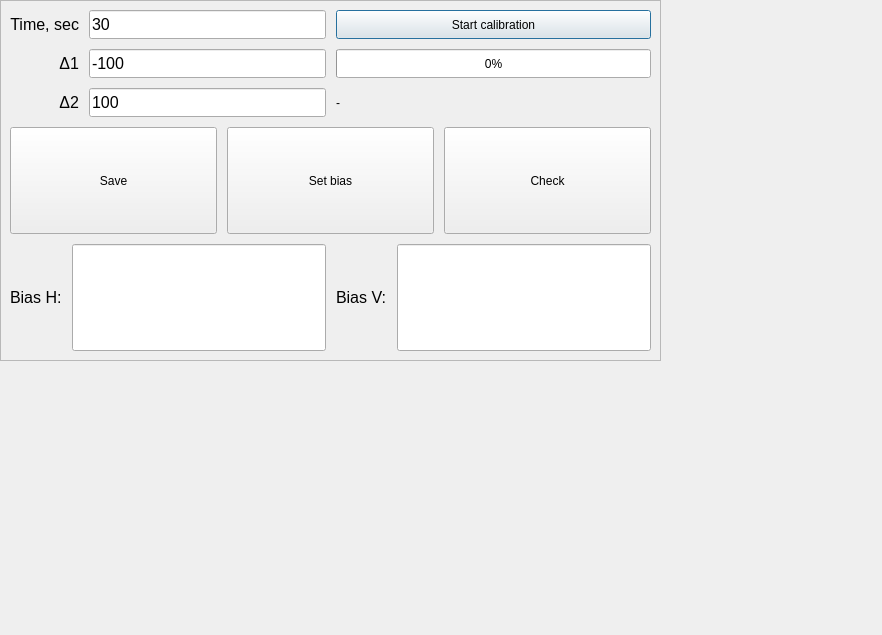
<?xml version="1.0" encoding="UTF-8"?>
<ui version="4.0">
 <class>BiasCalibration</class>
 <widget class="QDialog" name="BiasCalibration">
  <property name="geometry">
   <rect>
    <x>0</x>
    <y>0</y>
    <width>882</width>
    <height>635</height>
   </rect>
  </property>
  <property name="windowTitle">
   <string>Dialog</string>
  </property>
  <widget class="QFrame" name="frame">
   <property name="geometry">
    <rect>
     <x>0</x>
     <y>0</y>
     <width>661</width>
     <height>361</height>
    </rect>
   </property>
   <property name="sizePolicy">
    <sizepolicy hsizetype="Expanding" vsizetype="Preferred">
     <horstretch>0</horstretch>
     <verstretch>0</verstretch>
    </sizepolicy>
   </property>
   <property name="maximumSize">
    <size>
     <width>16777215</width>
     <height>361</height>
    </size>
   </property>
   <property name="frameShape">
    <enum>QFrame::Shape::StyledPanel</enum>
   </property>
   <property name="frameShadow">
    <enum>QFrame::Shadow::Raised</enum>
   </property>
   <layout class="QVBoxLayout" name="verticalLayout_3">
    <item>
     <layout class="QVBoxLayout" name="verticalLayout" stretch="0,0,0">
      <property name="spacing">
       <number>10</number>
      </property>
      <property name="sizeConstraint">
       <enum>QLayout::SizeConstraint::SetMinAndMaxSize</enum>
      </property>
      <item>
       <layout class="QHBoxLayout" name="horizontalLayout_4">
        <item>
         <layout class="QGridLayout" name="gridLayout">
          <item row="1" column="0">
           <widget class="QLabel" name="label">
            <property name="sizePolicy">
             <sizepolicy hsizetype="Preferred" vsizetype="Preferred">
              <horstretch>0</horstretch>
              <verstretch>0</verstretch>
             </sizepolicy>
            </property>
            <property name="font">
             <font>
              <pointsize>12</pointsize>
             </font>
            </property>
            <property name="layoutDirection">
             <enum>Qt::LayoutDirection::LeftToRight</enum>
            </property>
            <property name="text">
             <string>Δ1</string>
            </property>
            <property name="alignment">
             <set>Qt::AlignmentFlag::AlignRight|Qt::AlignmentFlag::AlignTrailing|Qt::AlignmentFlag::AlignVCenter</set>
            </property>
            <property name="buddy">
             <cstring>lineEdit_3</cstring>
            </property>
           </widget>
          </item>
          <item row="0" column="0">
           <widget class="QLabel" name="label_2">
            <property name="sizePolicy">
             <sizepolicy hsizetype="Preferred" vsizetype="Preferred">
              <horstretch>0</horstretch>
              <verstretch>0</verstretch>
             </sizepolicy>
            </property>
            <property name="font">
             <font>
              <pointsize>12</pointsize>
             </font>
            </property>
            <property name="text">
             <string>Time, sec</string>
            </property>
            <property name="alignment">
             <set>Qt::AlignmentFlag::AlignRight|Qt::AlignmentFlag::AlignTrailing|Qt::AlignmentFlag::AlignVCenter</set>
            </property>
            <property name="buddy">
             <cstring>lineEdit_2</cstring>
            </property>
           </widget>
          </item>
          <item row="2" column="0">
           <widget class="QLabel" name="label_3">
            <property name="sizePolicy">
             <sizepolicy hsizetype="Preferred" vsizetype="Preferred">
              <horstretch>0</horstretch>
              <verstretch>0</verstretch>
             </sizepolicy>
            </property>
            <property name="font">
             <font>
              <pointsize>12</pointsize>
             </font>
            </property>
            <property name="text">
             <string>Δ2</string>
            </property>
            <property name="alignment">
             <set>Qt::AlignmentFlag::AlignRight|Qt::AlignmentFlag::AlignTrailing|Qt::AlignmentFlag::AlignVCenter</set>
            </property>
            <property name="buddy">
             <cstring>lineEdit</cstring>
            </property>
           </widget>
          </item>
          <item row="0" column="1">
           <widget class="QLineEdit" name="lineEdit_2">
            <property name="sizePolicy">
             <sizepolicy hsizetype="Expanding" vsizetype="Preferred">
              <horstretch>0</horstretch>
              <verstretch>0</verstretch>
             </sizepolicy>
            </property>
            <property name="font">
             <font>
              <pointsize>12</pointsize>
             </font>
            </property>
            <property name="text">
             <string>30</string>
            </property>
           </widget>
          </item>
          <item row="1" column="1">
           <widget class="QLineEdit" name="lineEdit_3">
            <property name="sizePolicy">
             <sizepolicy hsizetype="Expanding" vsizetype="Preferred">
              <horstretch>0</horstretch>
              <verstretch>0</verstretch>
             </sizepolicy>
            </property>
            <property name="font">
             <font>
              <pointsize>12</pointsize>
             </font>
            </property>
            <property name="text">
             <string>-100</string>
            </property>
           </widget>
          </item>
          <item row="2" column="1">
           <widget class="QLineEdit" name="lineEdit">
            <property name="sizePolicy">
             <sizepolicy hsizetype="Expanding" vsizetype="Preferred">
              <horstretch>0</horstretch>
              <verstretch>0</verstretch>
             </sizepolicy>
            </property>
            <property name="font">
             <font>
              <pointsize>12</pointsize>
             </font>
            </property>
            <property name="text">
             <string>100</string>
            </property>
           </widget>
          </item>
         </layout>
        </item>
        <item>
         <layout class="QVBoxLayout" name="verticalLayout_2">
          <item>
           <widget class="QPushButton" name="pushButton">
            <property name="sizePolicy">
             <sizepolicy hsizetype="Minimum" vsizetype="Preferred">
              <horstretch>0</horstretch>
              <verstretch>0</verstretch>
             </sizepolicy>
            </property>
            <property name="text">
             <string>Start calibration</string>
            </property>
           </widget>
          </item>
          <item>
           <widget class="QProgressBar" name="progressBar">
            <property name="sizePolicy">
             <sizepolicy hsizetype="Expanding" vsizetype="Preferred">
              <horstretch>0</horstretch>
              <verstretch>0</verstretch>
             </sizepolicy>
            </property>
            <property name="value">
             <number>0</number>
            </property>
           </widget>
          </item>
          <item>
           <widget class="QLabel" name="label_4">
            <property name="sizePolicy">
             <sizepolicy hsizetype="Preferred" vsizetype="Preferred">
              <horstretch>0</horstretch>
              <verstretch>0</verstretch>
             </sizepolicy>
            </property>
            <property name="text">
             <string>-</string>
            </property>
           </widget>
          </item>
         </layout>
        </item>
       </layout>
      </item>
      <item>
       <layout class="QHBoxLayout" name="horizontalLayout">
        <item>
         <widget class="QPushButton" name="pushButton_2">
          <property name="sizePolicy">
           <sizepolicy hsizetype="Minimum" vsizetype="Preferred">
            <horstretch>0</horstretch>
            <verstretch>0</verstretch>
           </sizepolicy>
          </property>
          <property name="text">
           <string>Save</string>
          </property>
         </widget>
        </item>
        <item>
         <widget class="QPushButton" name="pushButton_3">
          <property name="sizePolicy">
           <sizepolicy hsizetype="Minimum" vsizetype="Preferred">
            <horstretch>0</horstretch>
            <verstretch>0</verstretch>
           </sizepolicy>
          </property>
          <property name="text">
           <string>Set bias</string>
          </property>
         </widget>
        </item>
        <item>
         <widget class="QPushButton" name="pushButton_4">
          <property name="sizePolicy">
           <sizepolicy hsizetype="Minimum" vsizetype="Preferred">
            <horstretch>0</horstretch>
            <verstretch>0</verstretch>
           </sizepolicy>
          </property>
          <property name="text">
           <string>Check</string>
          </property>
         </widget>
        </item>
       </layout>
      </item>
      <item>
       <layout class="QHBoxLayout" name="horizontalLayout_5">
        <item>
         <widget class="QLabel" name="label_5">
          <property name="sizePolicy">
           <sizepolicy hsizetype="Preferred" vsizetype="Preferred">
            <horstretch>0</horstretch>
            <verstretch>0</verstretch>
           </sizepolicy>
          </property>
          <property name="font">
           <font>
            <pointsize>12</pointsize>
           </font>
          </property>
          <property name="text">
           <string>Bias H:</string>
          </property>
          <property name="buddy">
           <cstring>lineEdit_4</cstring>
          </property>
         </widget>
        </item>
        <item>
         <widget class="QLineEdit" name="lineEdit_4">
          <property name="sizePolicy">
           <sizepolicy hsizetype="Expanding" vsizetype="Preferred">
            <horstretch>0</horstretch>
            <verstretch>0</verstretch>
           </sizepolicy>
          </property>
          <property name="font">
           <font>
            <pointsize>12</pointsize>
           </font>
          </property>
         </widget>
        </item>
        <item>
         <widget class="QLabel" name="label_6">
          <property name="sizePolicy">
           <sizepolicy hsizetype="Preferred" vsizetype="Preferred">
            <horstretch>0</horstretch>
            <verstretch>0</verstretch>
           </sizepolicy>
          </property>
          <property name="font">
           <font>
            <pointsize>12</pointsize>
           </font>
          </property>
          <property name="text">
           <string>Bias V:</string>
          </property>
          <property name="buddy">
           <cstring>lineEdit_5</cstring>
          </property>
         </widget>
        </item>
        <item>
         <widget class="QLineEdit" name="lineEdit_5">
          <property name="sizePolicy">
           <sizepolicy hsizetype="Expanding" vsizetype="Preferred">
            <horstretch>0</horstretch>
            <verstretch>0</verstretch>
           </sizepolicy>
          </property>
          <property name="font">
           <font>
            <pointsize>12</pointsize>
           </font>
          </property>
         </widget>
        </item>
       </layout>
      </item>
     </layout>
    </item>
   </layout>
  </widget>
 </widget>
 <resources/>
 <connections/>
</ui>
